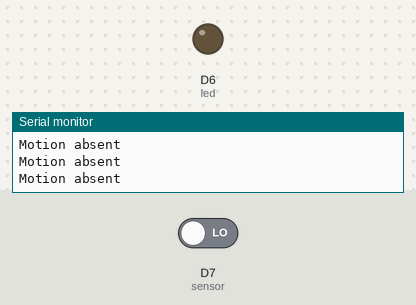
Bench run of a sketch on a simulated ESP8266 (NodeMCU). Parts: output pins drawn as LEDs (lit = HIGH), the last lines printed to the serial monitor. Inputs (shaded band) come from the test bench; at power-on: D7 (sensor) LOW.

Above: at 1.2 s.
1.3 s: D7 (sensor) driven HIGH
At 1.7 s:
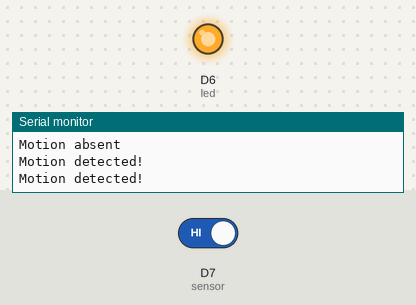
2.9 s: D7 (sensor) driven LOW
At 4.1 s:
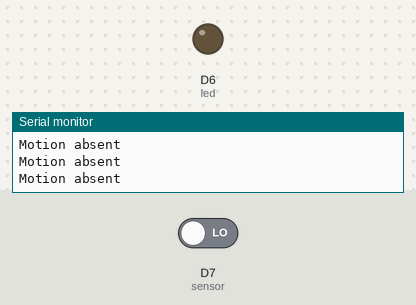
Timing chart, 0 to 5.9 s (numbered marks = the images above; inputs shaded):
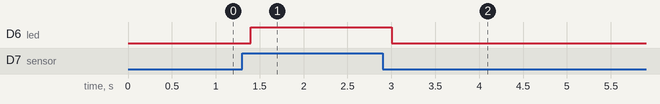

The sketch:

pir_sensor_test.ino
```cpp
int led = D6;
int sensor = D7;

void setup() {
  // put your setup code here, to run once:
  Serial.begin(9600);
  pinMode(sensor, INPUT);
  pinMode(led, OUTPUT);
}

void loop() {
  // put your main code here, to run repeatedly:
  long state = digitalRead(sensor);
  if(state == HIGH) {
    digitalWrite(led, HIGH);
    Serial.println("Motion detected!");
    delay(200);
  } else {
    digitalWrite (led, LOW);
    Serial.println("Motion absent");
    delay(200);
  }
}
```

Measured:
- after the input at 1.3 s, D6 (led): LOW → HIGH after 0.10 s
- after the input at 2.9 s, D6 (led): HIGH → LOW after 0.10 s
